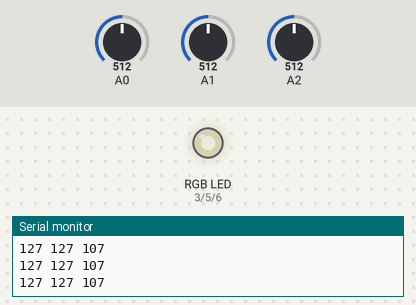
A sketch run on a simulated Arduino Uno, built with avr-gcc and run on an emulated ATmega328P. Shown: an RGB LED mixed from three pins (HIGH = lit), the last lines printed to the serial monitor. The test bench sets the inputs (shaded band); at power-on: A2 = 512, A0 = 512, A1 = 512. Dim RGB values are drawn brighter than linear.

Above: at 1.2 s.
1.3 s: A2 set to 306
At 2.1 s:
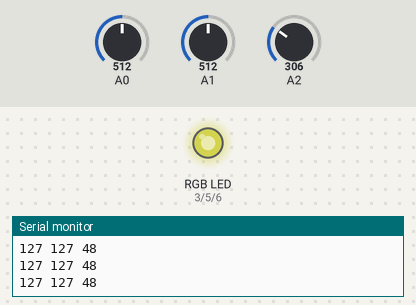
2.8 s: A0 set to 417
At 3.3 s:
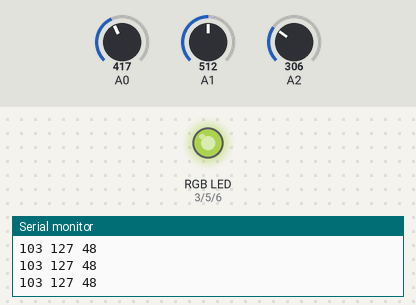
5.8 s: A0 set to 384
At 6.8 s:
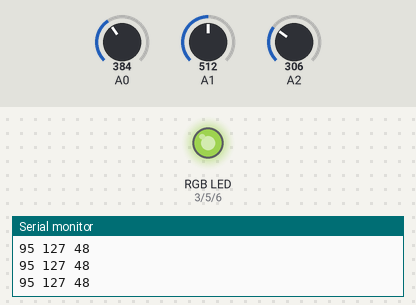
7.3 s: A1 set to 418
At 7.8 s:
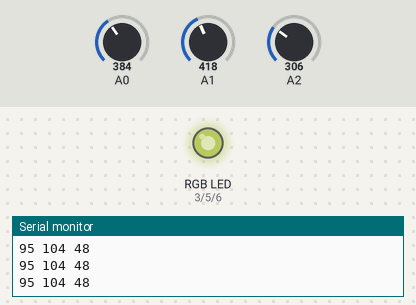
8.8 s: A1 set to 394
At 9.3 s:
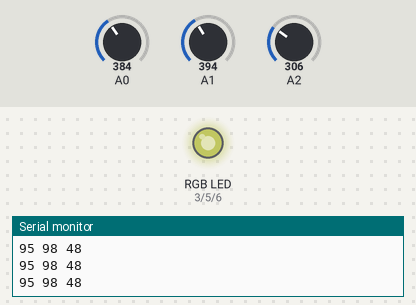
11.8 s: A2 set to 122
At 12.7 s:
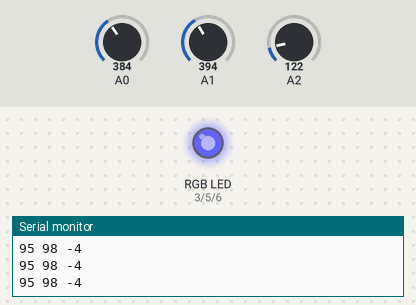
Timing chart, 0 to 14.3 s (numbered marks = the images above; inputs shaded):
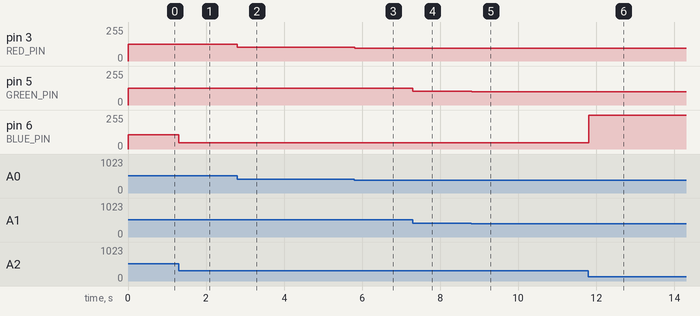

The sketch:

HomeworkLab3_rgb_.ino
```cpp
int potentionmeterRed = 0;
int potentionmeterGreen = 0;
int potentionmeterBlue = 0;

int RED_PIN = 3;
int GREEN_PIN = 5;
int BLUE_PIN = 6;
void setup() {
  // put your setup code here, to run once:
  Serial.begin(9600);
  pinMode(A0, INPUT);
  pinMode(A1, INPUT);
  pinMode(A2, INPUT);
  pinMode(RED_PIN, OUTPUT);
  pinMode(GREEN_PIN, OUTPUT);
  pinMode(BLUE_PIN, OUTPUT);
}

void loop() {
  // put your main code here, to run repeatedly:
    potentionmeterRed = analogRead(A0);
    potentionmeterGreen = analogRead(A1);
    potentionmeterBlue = analogRead(A2);
    potentionmeterRed = map(potentionmeterRed, 0, 1023, 0, 255);
    potentionmeterGreen = map(potentionmeterGreen, 0, 1023, 0, 255);
      potentionmeterBlue = map(potentionmeterBlue, 138, 1023, 0, 255);
    analogWrite(RED_PIN, potentionmeterRed);
    analogWrite(GREEN_PIN, potentionmeterGreen);
    analogWrite(BLUE_PIN, potentionmeterBlue);

    Serial.print(potentionmeterRed);
    Serial.print(" ");
    Serial.print(potentionmeterGreen);
    Serial.print(" ");
    Serial.print(potentionmeterBlue);
    Serial.print(" ");
    Serial.println();
}
```

Measured:
- after the input at 1.3 s, pin 6 (BLUE_PIN): 107/255 → 48/255 at once
- after the input at 2.8 s, pin 3 (RED_PIN): 127/255 → 103/255 at once
- after the input at 5.8 s, pin 3 (RED_PIN): 103/255 → 95/255 at once
- after the input at 7.3 s, pin 5 (GREEN_PIN): 127/255 → 104/255 at once
- after the input at 8.8 s, pin 5 (GREEN_PIN): 104/255 → 98/255 at once
- after the input at 11.8 s, pin 6 (BLUE_PIN): 48/255 → 252/255 at once
